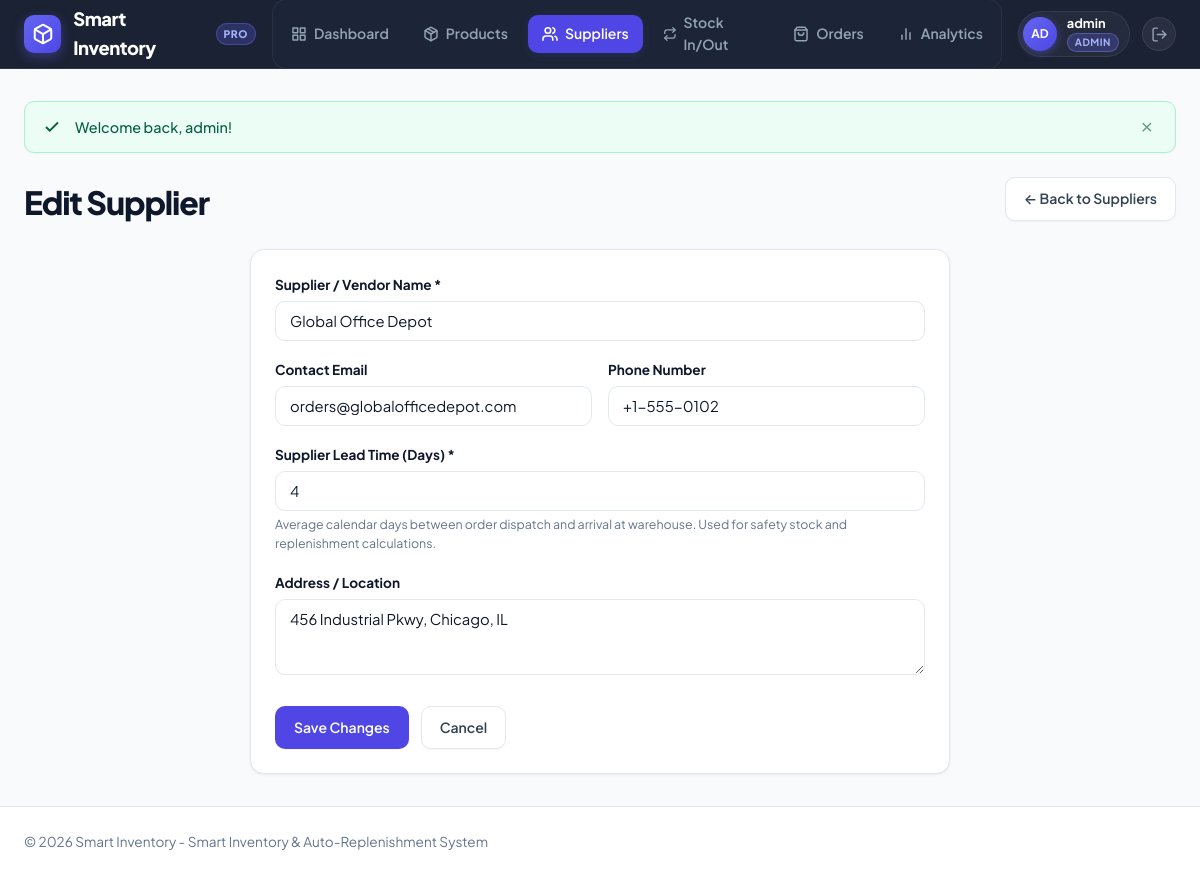
The app's page /supplier_form.php?id=2 (signed in) with its own data.
### tables this page shows
CREATE TABLE suppliers (
    id INT AUTO_INCREMENT PRIMARY KEY,
    name VARCHAR(100) NOT NULL,
    contact_email VARCHAR(100),
    phone VARCHAR(30),
    address TEXT,
    lead_time_days INT NOT NULL DEFAULT 7,
    created_at TIMESTAMP DEFAULT CURRENT_TIMESTAMP
);

### includes/helpers.php (called while the page is built, shortened)
<?php
function e(?string $string): string {
    return htmlspecialchars((string)$string, ENT_QUOTES, 'UTF-8');
}

### public/supplier_form.php (the view, shortened to what this page needs)
<?php
require_once __DIR__ . '/../includes/helpers.php';
$db = getDB();
$id = isset($_GET['id']) ? (int)$_GET['id'] : 0;
$isEdit = $id > 0;
$supplier = [
    'name'           => '',
    'contact_email'  => '',
    'phone'          => '',
    'address'        => '',
    'lead_time_days' => 7,
];
if ($isEdit) {
    $stmt = $db->prepare('SELECT * FROM suppliers WHERE id = ?');
    $stmt->execute([$id]);
    $fetched = $stmt->fetch();
    $supplier = $fetched;
}
require_once __DIR__ . '/../includes/header.php';
?>
<div class="page-header">
    <h1 class="page-title"><?= $isEdit ? 'Edit Supplier' : 'Add New Supplier' ?></h1>
    <a href="suppliers.php" class="btn btn-secondary">&larr; Back to Suppliers</a>
</div>
<div class="card" style="max-width: 700px; margin: 0 auto;">
    <form method="POST" action="supplier_form.php<?= $isEdit ? '?id=' . $id : '' ?>">
        <div class="form-group">
            <label for="name">Supplier / Vendor Name *</label>
            <input type="text" id="name" name="name" class="form-control" placeholder="e.g. Apex Electronics Ltd" value="<?= e($supplier['name']) ?>" required>
        </div>
        <div class="form-row">
            <div class="form-group">
                <label for="contact_email">Contact Email</label>
                <input type="email" id="contact_email" name="contact_email" class="form-control" placeholder="sales@supplier.com" value="<?= e($supplier['contact_email']) ?>">
            </div>
            <div class="form-group">
                <label for="phone">Phone Number</label>
                <input type="text" id="phone" name="phone" class="form-control" placeholder="+1-555-0100" value="<?= e($supplier['phone']) ?>">
            </div>
        </div>
        <div class="form-group">
            <label for="lead_time_days">Supplier Lead Time (Days) *</label>
            <input type="number" id="lead_time_days" name="lead_time_days" class="form-control" min="1" max="180" value="<?= e($supplier['lead_time_days']) ?>" required>
            <div class="form-help">Average calendar days between order dispatch and arrival at warehouse. Used for safety stock and replenishment calculations.</div>
        </div>
        <div class="form-group">
            <label for="address">Address / Location</label>
            <textarea id="address" name="address" class="form-control" rows="3" placeholder="Physical location, warehouse address or distribution center..."><?= e($supplier['address']) ?></textarea>
        </div>
        <div style="margin-top: 24px; display: flex; gap: 12px;">
            <button type="submit" class="btn btn-primary"><?= $isEdit ? 'Save Changes' : 'Create Supplier' ?></button>
            <a href="suppliers.php" class="btn btn-secondary">Cancel</a>
        </div>
    </form>
</div>
<?php require_once __DIR__ . '/../includes/footer.php'; ?>

### public/assets/css/style.css (style rules this page uses)
:root { --primary: #4f46e5; --primary-hover: #4338ca; --primary-light: #eef2ff; --primary-glow: rgba(79, 70, 229, 0.18); --success: #10b981; --success-hover: #059669; --success-light: #ecfdf5; --success-glow: rgba(16, 185, 129, 0.16); --danger: #ef4444; --danger-hover: #dc2626; --danger-light: #fef2f2; --danger-glow: rgba(239, 68, 68, 0.16); --warning: #f59e0b; --warning-hover: #d97706; --warning-light: #fffbeb; --warning-glow: rgba(245, 158, 11, 0.16); --info: #0ea5e9; --info-light: #f0f9ff; --dark: #0f172a; --slate-800: #1e293b; --slate-700: #334155; --slate-600: #475569; --muted: #64748b; --border: #e2e8f0; --border-light: #f1f5f9; --bg: #f8fafc; --card: #ffffff; --shadow-xs: 0 1px 2px 0 rgba(15, 23, 42, 0.04); --shadow-sm: 0 1px 3px 0 rgba(15, 23, 42, 0.06), 0 1px 2px -1px rgba(15, 23, 42, 0.06); --shadow: 0 4px 6px -1px rgba(15, 23, 42, 0.06), 0 2px 4px -2px rgba(15, 23, 42, 0.06); --shadow-md: 0 10px 15px -3px rgba(15, 23, 42, 0.06), 0 4px 6px -4px rgba(15, 23, 42, 0.04); --shadow-lg: 0 20px 25px -5px rgba(15, 23, 42, 0.08), 0 8px 10px -6px rgba(15, 23, 42, 0.04); --font-sans: 'Plus Jakarta Sans', -apple-system, BlinkMacSystemFont, "Segoe UI", Roboto, sans-serif; --font-mono: 'JetBrains Mono', monospace; --radius-sm: 6px; --radius: 10px; --radius-md: 14px; --radius-lg: 18px; --radius-full: 9999px; }
* { box-sizing: border-box; margin: 0; padding: 0; }
body { font-family: var(--font-sans); background-color: var(--bg); color: var(--slate-700); line-height: 1.55; -webkit-font-smoothing: antialiased; -moz-osx-font-smoothing: grayscale; min-height: 100vh; display: flex; flex-direction: column; }
.page-header { display: flex; justify-content: space-between; align-items: flex-end; margin-bottom: 28px; flex-wrap: wrap; gap: 16px; }
.page-title { font-size: 2rem; font-weight: 800; letter-spacing: -0.035em; color: var(--dark); line-height: 1.2; }
.card { background: var(--card); border: 1px solid var(--border); border-radius: var(--radius-md); box-shadow: var(--shadow-sm); padding: 24px; margin-bottom: 28px; }
.btn { display: inline-flex; align-items: center; justify-content: center; gap: 8px; padding: 10px 18px; font-family: var(--font-sans); font-size: 0.875rem; font-weight: 600; border-radius: var(--radius); border: 1px solid transparent; cursor: pointer; text-decoration: none; transition: all 0.2s cubic-bezier(0.16, 1, 0.3, 1); box-shadow: var(--shadow-xs); }
.btn-primary { background: var(--primary); color: #ffffff; }
.btn-secondary { background: #ffffff; color: var(--slate-700); border-color: var(--border); }
.form-group { margin-bottom: 18px; }
.form-group label { display: block; font-size: 0.85rem; font-weight: 700; margin-bottom: 6px; color: var(--dark); }
.form-control { width: 100%; padding: 10px 14px; font-family: var(--font-sans); font-size: 0.925rem; border: 1px solid var(--border); border-radius: var(--radius); background: #ffffff; color: var(--dark); transition: all 0.2s ease; }
.form-row { display: grid; grid-template-columns: repeat(auto-fit, minmax(220px, 1fr)); gap: 16px; }
.form-help { font-size: 0.775rem; color: var(--muted); margin-top: 4px; }

### records on screen
suppliers: name "Global Office Depot", contact_email "orders@globalofficedepot.com", phone "+1-555-0102", lead_time_days "4", address "456 Industrial Pkwy, Chicago, IL"

### other values on screen
APP_NAME "Smart Inventory"
$initials "AD"
$currentUser['username'] "admin"
$flash['message'] "Welcome back, admin!"
